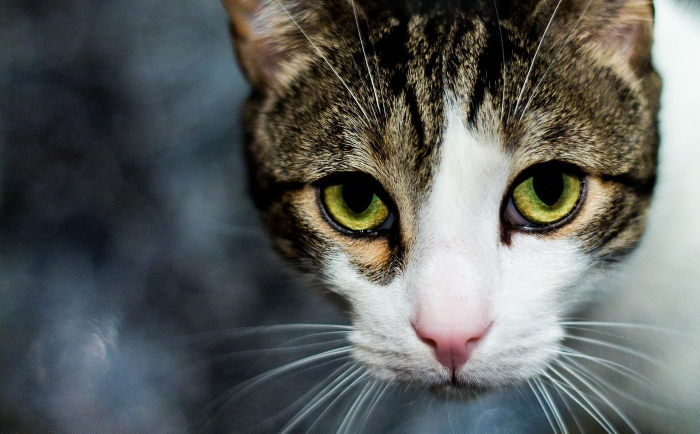
#> input picture examples/cat.jpg, 1400 x 867 px (shown at 1/2 size)
$ python -i flowlines.py   (imports and definitions only)
#> lines starting #> are read from the running program, lines starting #| are printed output that depends on the picture; after the words box and inside, x2 and y2 are one past the last pixel; in counts of white or black regions, pixels touching at a corner belong together
"""Coherent line drawing: filter along the lines, not across the pixels.

Canny and XDoG both decide about each pixel on its own. A line, though, is not
a property of a pixel - it is a property of a direction being repeated by the
neighbours. That is why per-pixel methods break a long edge into dashes as soon
as its contrast dips, and why they answer a photograph with thousands of
fragments: they have no way to prefer a continuation.

This module builds the missing structure first, then filters with it, following
Kang, Lee and Chui's flow-based approach:

1. **Edge tangent flow.** Start from the gradient, take the perpendicular, and
   smooth that vector field while letting strong edges dominate weak ones. The
   result is a direction at every pixel that says "the line here runs this way",
   and it stays coherent across the gaps where contrast fails.

2. **Difference of Gaussians across the flow.** Sample perpendicular to the
   line, where an edge is a sharp step, rather than in the fixed x and y a
   convolution would use.

3. **Blur the response along the flow.** A pixel whose neighbours *in the
   direction of the line* also look like a line gets reinforced; a pixel whose
   response is an accident of noise has nothing agreeing with it and fades.

Step three is what turns an edge map into a drawing: it is the machinery that
lets a faint but genuine contour survive while confident noise does not.
"""

from __future__ import annotations

import numpy as np

__all__ = ["edge_tangent_flow", "coherent_lines"]


def _sobel(image: np.ndarray) -> tuple[np.ndarray, np.ndarray]:
    padded = np.pad(image, 1, mode="edge")
    kernel_x = np.array([[-1, 0, 1], [-2, 0, 2], [-1, 0, 1]], dtype=np.float32)
    kernel_y = kernel_x.T

    gx = np.zeros_like(image, dtype=np.float32)
    gy = np.zeros_like(image, dtype=np.float32)
    for dy in range(3):
        for dx in range(3):
            window = padded[dy:dy + image.shape[0], dx:dx + image.shape[1]]
            gx += kernel_x[dy, dx] * window
            gy += kernel_y[dy, dx] * window
    return gx, gy


def _sample(image: np.ndarray, xs: np.ndarray, ys: np.ndarray) -> np.ndarray:
    """Bilinear sample of *image* at floating point coordinates, clamped.

    This runs tens of times over the whole image, so it is the cost of the
    method. Written in NumPy it is four fancy-index gathers and three temporary
    arrays per call; cv2.remap is the same arithmetic in one pass of vectorised
    C, and measures about five times faster on a megapixel.
    """
    import cv2

    return cv2.remap(image, xs, ys, cv2.INTER_LINEAR, borderMode=cv2.BORDER_REPLICATE)


def edge_tangent_flow(gray: np.ndarray, radius: int = 4, iterations: int = 3,
                      eta: float = 1.0, downscale: int = 2) -> tuple[np.ndarray, np.ndarray]:
    """The direction each line runs in, at every pixel.

    Smoothing a vector field is not the same as smoothing an image: two
    tangents pointing opposite ways describe the same line, so one has to be
    flipped before they are added or they cancel. Strong edges are also allowed
    to impose their direction on weak neighbours, which is what carries a
    contour across the places it fades.

    Args:
        downscale: Build the field at this fraction of the resolution and
            stretch it back. The field is smooth by construction - that is the
            entire point of smoothing it - so half resolution loses nothing
            visible and costs a quarter as much, and this is most of what the
            method costs.

    Returns:
        ``(tx, ty)``, a unit vector per pixel, pointing along the line.
    """
    image = gray.astype(np.float32)
    if image.max() > 1.0:
        image /= 255.0

    full_shape = image.shape
    if downscale > 1 and min(full_shape) // downscale >= 64:
        import cv2

        image = cv2.resize(image, (full_shape[1] // downscale, full_shape[0] // downscale),
                           interpolation=cv2.INTER_AREA)
    else:
        full_shape = None

    gx, gy = _sobel(image)
    magnitude = np.hypot(gx, gy)
    if magnitude.max() > 0:
        magnitude /= magnitude.max()

    # Perpendicular to the gradient is along the edge.
    tx, ty = -gy, gx
    norm = np.hypot(tx, ty)
    norm[norm == 0] = 1.0
    tx, ty = tx / norm, ty / norm

    height, width = image.shape
    offsets = [(dy, dx)
               for dy in range(-radius, radius + 1)
               for dx in range(-radius, radius + 1)
               if dy * dy + dx * dx <= radius * radius]

    for _ in range(iterations):
        new_x = np.zeros_like(tx)
        new_y = np.zeros_like(ty)

        for dy, dx in offsets:
            shifted_tx = np.roll(np.roll(tx, dy, axis=0), dx, axis=1)
            shifted_ty = np.roll(np.roll(ty, dy, axis=0), dx, axis=1)
            shifted_mag = np.roll(np.roll(magnitude, dy, axis=0), dx, axis=1)

            # A stronger neighbour counts for more than a weaker one.
            weight_magnitude = (1.0 + np.tanh(eta * (shifted_mag - magnitude))) * 0.5
            dot = tx * shifted_tx + ty * shifted_ty
            weight_direction = np.abs(dot)
            sign = np.where(dot < 0, -1.0, 1.0)

            weight = weight_magnitude * weight_direction * sign
            new_x += weight * shifted_tx
            new_y += weight * shifted_ty

        norm = np.hypot(new_x, new_y)
        norm[norm == 0] = 1.0
        tx, ty = new_x / norm, new_y / norm

    if full_shape is not None:
        import cv2

        size = (full_shape[1], full_shape[0])
        tx = cv2.resize(tx, size, interpolation=cv2.INTER_LINEAR)
        ty = cv2.resize(ty, size, interpolation=cv2.INTER_LINEAR)
        norm = np.hypot(tx, ty)
        norm[norm == 0] = 1.0
        tx, ty = tx / norm, ty / norm

    return tx, ty


def coherent_lines(gray: np.ndarray, *, sigma_c: float = 1.0, sigma_m: float = 3.0,
                   rho: float = 0.99, ink: float = 0.10, passes: int = 1,
                   flow_radius: int = 3, flow_iterations: int = 2,
                   min_contrast: float = 0.0015, flow=None) -> np.ndarray:
    """A photograph in, coherent line art out.

    Args:
        sigma_c: Width of the difference of Gaussians measured across the line.
            Small keeps fine detail; large draws only the big shapes.
        sigma_m: How far along the line the response is reinforced. This is the
            coherence knob and the reason the output looks drawn rather than
            detected - raise it for longer, calmer lines.
        rho: How much of the wider Gaussian is subtracted, near 1 for thin lines.
        ink: Roughly what fraction of the picture becomes line. The threshold is
            that quantile of the filtered response, so one setting means one
            density of drawing whatever the photograph's exposure.
        passes: Re-running the filter on its own output sharpens the lines and
            closes small gaps. Two is usually enough; three is slower and
            occasionally better.
        flow_radius: Neighbourhood the tangent field is smoothed over.
        flow_iterations: How many times to smooth it.
        min_contrast: Absolute floor. Without one, a relative threshold always
            finds its quota and will happily draw the noise in a clear sky.
        flow: A tangent field from :func:`edge_tangent_flow`, when one has
            already been built. It depends only on the image, never on the
            settings, and it is most of the cost - so anything moving a slider
            should compute it once and pass it back in.

    Returns:
        A boolean array, True where a line belongs.
    """
    image = gray.astype(np.float32)
    if image.max() > 1.0:
        image /= 255.0

    tx, ty = flow if flow is not None else edge_tangent_flow(
        image, radius=flow_radius, iterations=flow_iterations)
    # Across the line is perpendicular to along it.
    nx, ny = ty, -tx

    height, width = image.shape
    grid_x, grid_y = np.meshgrid(np.arange(width, dtype=np.float32),
                                 np.arange(height, dtype=np.float32))

    # Fixed sample count here too, for the same reason: each one is a bilinear
    # read of the whole image, so the cost must not scale with the filter width.
    sigma_s = sigma_c * 1.6
    span_c = sigma_s * 2
    steps_c = np.linspace(-span_c, span_c, 9, dtype=np.float32)
    weights_narrow = np.exp(-(steps_c ** 2) / (2 * sigma_c ** 2))
    weights_narrow /= weights_narrow.sum()
    weights_wide = np.exp(-(steps_c ** 2) / (2 * sigma_s ** 2))
    weights_wide /= weights_wide.sum()

    # Walking the flow is the expensive part - every step is a bilinear sample
    # of the whole image - so take a fixed number of them and stride out to
    # cover sigma_m. Eight samples describe a Gaussian well enough, and the
    # cost then stops depending on how long the lines are asked to be.
    span_m = max(1.0, sigma_m * 2)
    samples = 8
    stride = span_m / samples
    steps_m = np.arange(samples + 1, dtype=np.float32) * stride
    weights_flow = np.exp(-(steps_m ** 2) / (2 * sigma_m ** 2))
    weights_flow /= weights_flow.sum() * 2

    source = image
    for _ in range(max(1, passes)):
        # 1. Difference of Gaussians, sampled across the line.
        narrow = np.zeros_like(source)
        wide = np.zeros_like(source)
        for step, w_narrow, w_wide in zip(steps_c, weights_narrow, weights_wide):
            values = _sample(source, grid_x + nx * step, grid_y + ny * step)
            narrow += w_narrow * values
            wide += w_wide * values
        response = narrow - rho * wide

        # 2. Reinforce along the line, by walking the flow field in both
        #    directions rather than in a straight line - the flow curves, and
        #    following the curve is the entire point.
        accumulated = np.zeros_like(response)
        for direction in (1.0, -1.0):
            x = grid_x.copy()
            y = grid_y.copy()
            for index, weight in enumerate(weights_flow):
                accumulated += weight * _sample(response, x, y)
                # Follow the curve rather than a straight line: the flow bends,
                # and bending with it is the whole reason this is not a blur.
                x = x + direction * stride * _sample(tx, x, y)
                y = y + direction * stride * _sample(ty, x, y)

        filtered = accumulated
        # 3. Threshold: a quantile, so one setting means one density of drawing
        #    whatever the exposure, floored in absolute contrast so that a flat
        #    sky stays blank instead of being filled to meet the quota.
        cut = float(np.quantile(filtered, max(0.005, min(0.6, ink))))
        edges = (filtered <= cut) & (filtered <= -min_contrast)

        # Feed the drawing back in for the next pass: black where a line was
        # found, so the next round sharpens what is already there.
        source = np.where(edges, 0.0, source)

    return edges

>>> import cv2
>>> picture = cv2.imread('../examples/cat.jpg', cv2.IMREAD_GRAYSCALE)
#> picture: shape (867, 1400); min 0, max 255, mean 93.9
>>> result = coherent_lines(picture)
#> in edge_tangent_flow, `norm[norm == 0] = 1.0`: norm: shape (433, 700) float32; min 4.66e-10, max 3.43, mean 0.215
#> after the loop in edge_tangent_flow, `for _ in range(iterations):`:
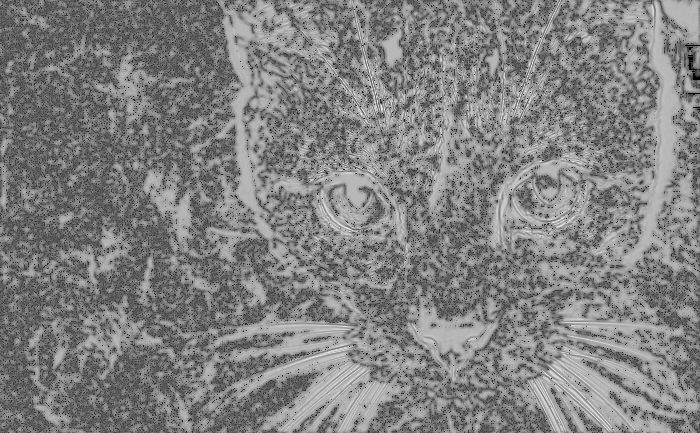
#> norm: shape (433, 700) float32; min 0.964, max 19.72, mean 10.48; drawn with min black and max white
#> after the loop in edge_tangent_flow, `for _ in range(iterations):`:
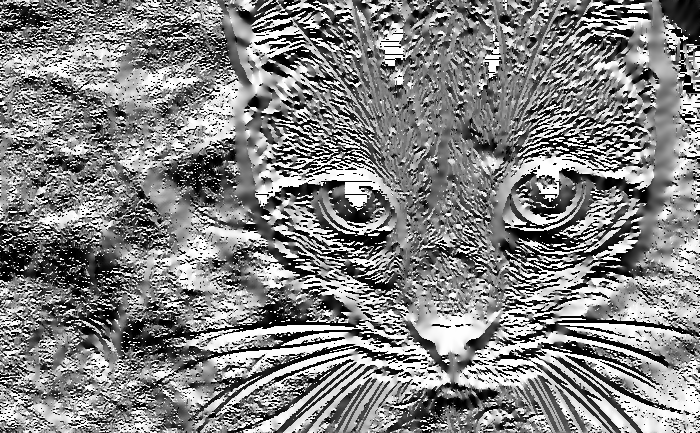
#> tx: shape (433, 700) float32; min -1, max 1, mean 0.0319; drawn with min black and max white
#> after the loop in edge_tangent_flow, `for _ in range(iterations):`:
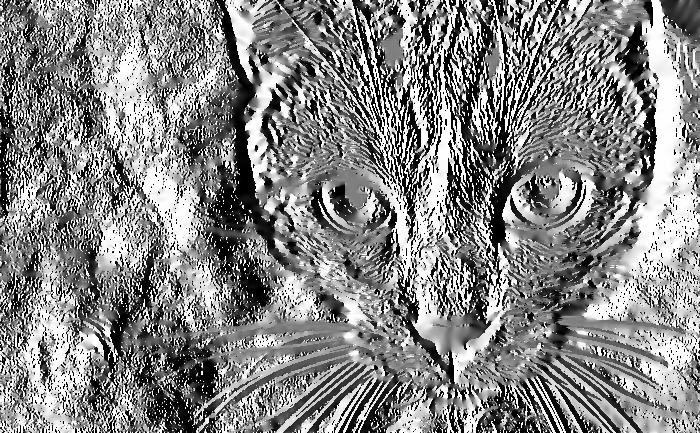
#> ty: shape (433, 700) float32; min -1, max 1, mean 0.0482; drawn with min black and max white
#> in edge_tangent_flow, `norm[norm == 0] = 1.0`: norm: shape (867, 1400) float32; min 0.000283, max 1, mean 0.825
#> the loop in coherent_lines, `for _ in range(max(1, passes)):` made 1 pass
#> cut on pass 1: -0.00281
#> pass 1, in coherent_lines, `response = narrow - rho * wide`:
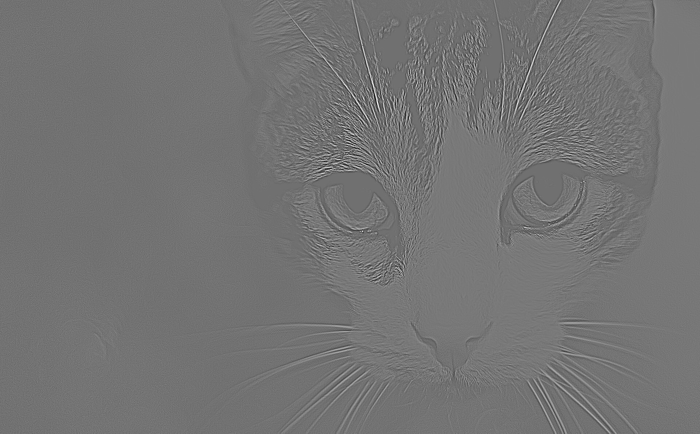
#> response: shape (867, 1400) float32 (shown at 1/2 size); min -0.121, max 0.153, mean 0.00364; drawn with min black and max white
#> pass 1, in coherent_lines, `edges = (filtered <= cut) & (filtered <= -min_contrast)`:
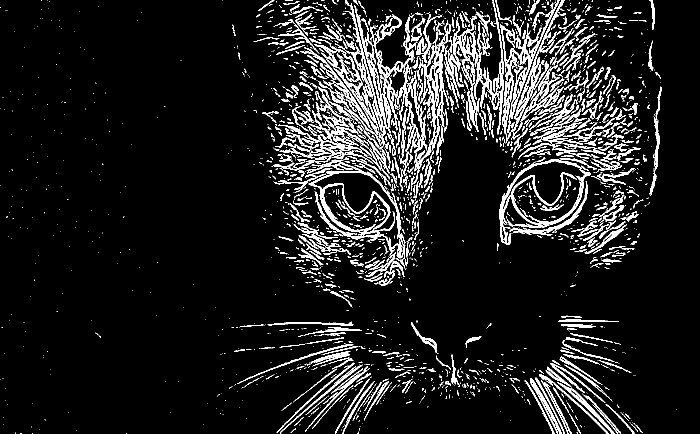
#> edges: shape (867, 1400) bool (shown at 1/2 size); 10% white; 2385 white regions (1761 under 20 px), largest, box (x1, y1, x2, y2) and area: (680, 0, 902, 382) 13446, (613, 315, 811, 537) 6010, (543, 173, 763, 342) 5766
#> after the loop in coherent_lines, `for _ in range(max(1, passes)):`:
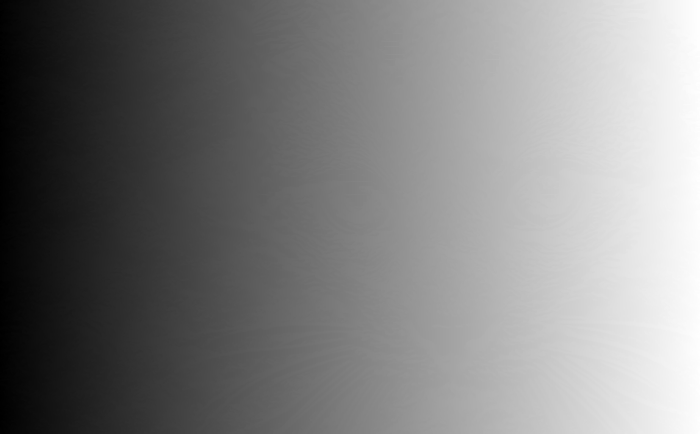
#> x: shape (867, 1400) float32 (shown at 1/2 size); min -6.74, max 1405.8, mean 699.3; drawn with min black and max white
#> after the loop in coherent_lines, `for _ in range(max(1, passes)):`:
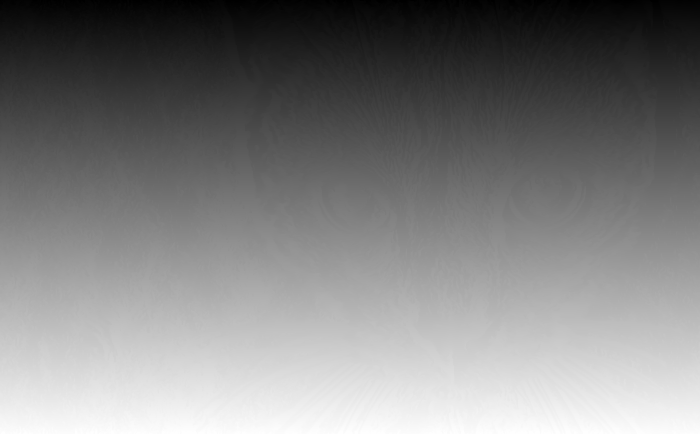
#> y: shape (867, 1400) float32 (shown at 1/2 size); min -6.75, max 872.8, mean 432.6; drawn with min black and max white

$ run again, on examples/guitar.jpg
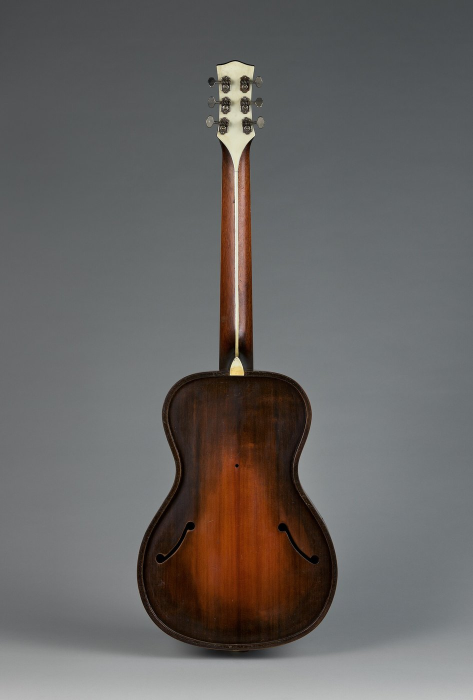
#> input picture examples/guitar.jpg, 946 x 1400 px (shown at 1/2 size)
#> the loop in coherent_lines, `for _ in range(max(1, passes)):` made 1 pass
#> cut on pass 1: 0.00215
#> pass 1, in coherent_lines, `filtered = accumulated`:
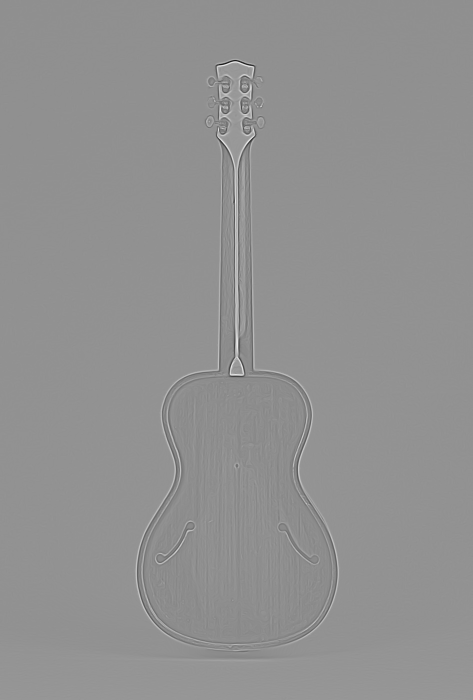
#> filtered: shape (1400, 946) float32 (shown at 1/2 size); min -0.0908, max 0.0755, mean 0.00398; drawn with min black and max white
#> pass 1, in coherent_lines, `edges = (filtered <= cut) & (filtered <= -min_contrast)`:
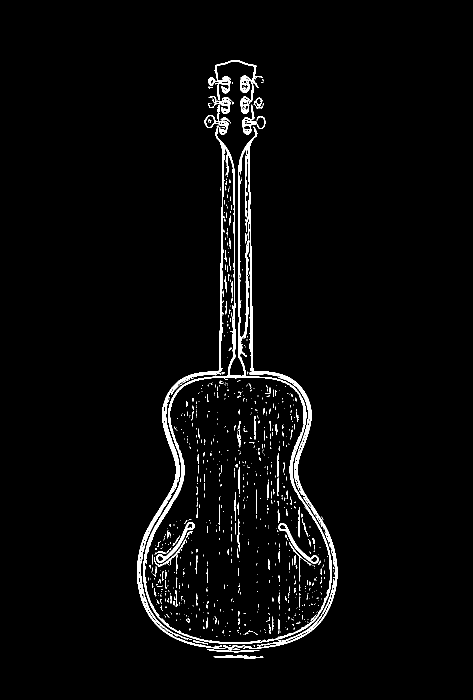
#> edges: shape (1400, 946) bool (shown at 1/2 size); 2.9% white; 836 white regions (720 under 20 px), largest, box (x1, y1, x2, y2) and area: (274, 209, 675, 1298) 24132, (313, 1044, 389, 1126) 765, (557, 1046, 637, 1127) 751

$ run again, on examples/lighthouse.jpg
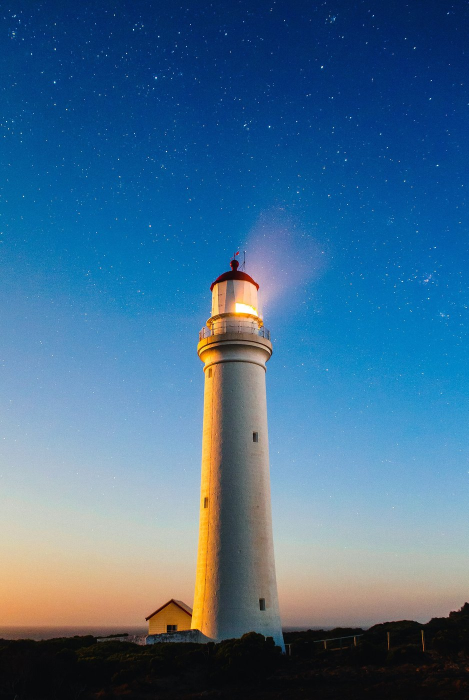
#> input picture examples/lighthouse.jpg, 937 x 1400 px (shown at 1/2 size)
#> the loop in coherent_lines, `for _ in range(max(1, passes)):` made 1 pass
#> cut on pass 1: 7.93e-05
#> pass 1, in coherent_lines, `edges = (filtered <= cut) & (filtered <= -min_contrast)`:
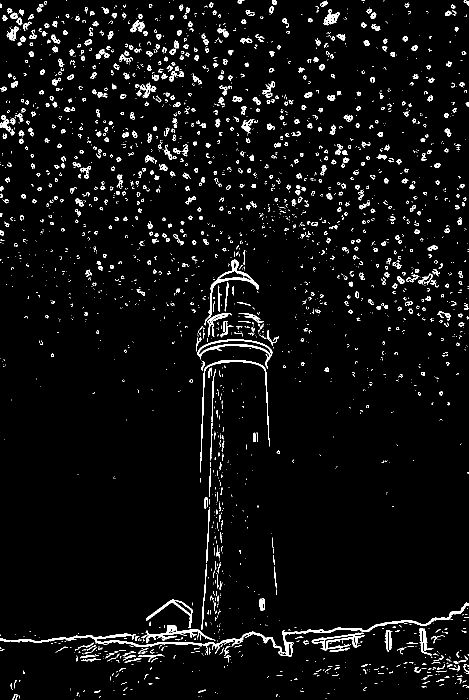
#> edges: shape (1400, 937) bool (shown at 1/2 size); 4.5% white in thin lines or dots
#> pass 1, in coherent_lines, `source = np.where(edges, 0.0, source)`:
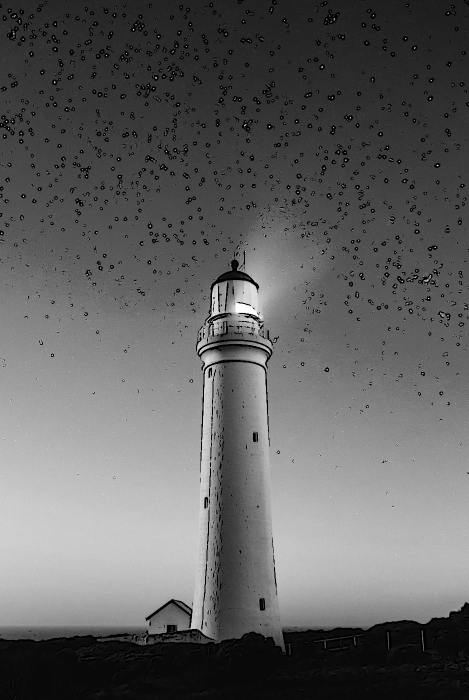
#> source: shape (1400, 937) float32 (shown at 1/2 size); min 0, max 1, mean 0.382
